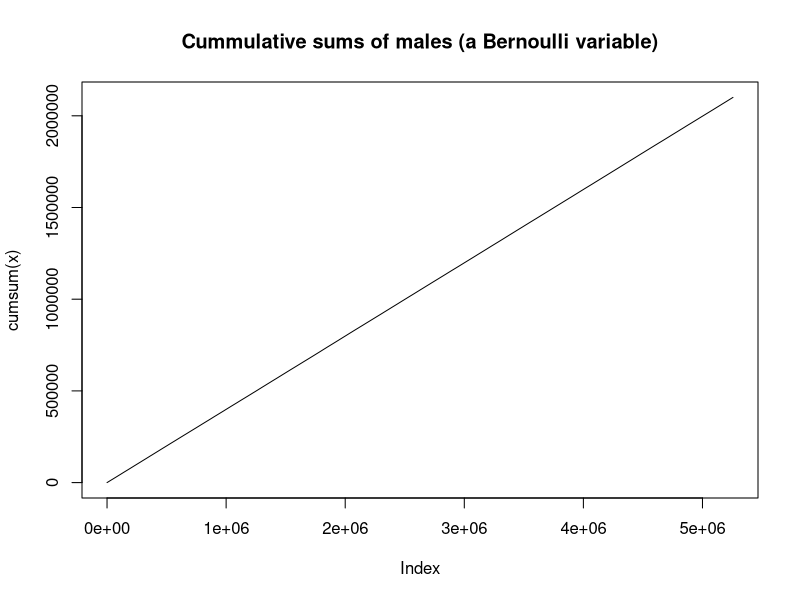
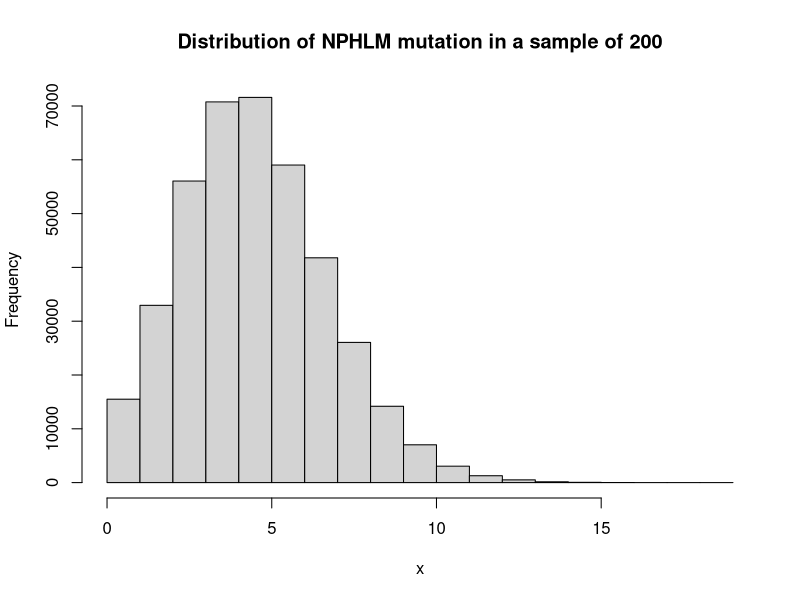

Write the R code that produced these figures, in order.
## ---- chunk 1
n = (60*24*365*20)/2
x = sample(c(0,1), n, replace=T, prob=c(.6,.4))
## ---- chunk 2
plot(cumsum(x), type='l',
     main="Cummulative sums of males (a Bernoulli variable)")
## ---- chunk 3
N = 400000
n = 200
p = 1/40
x = rep(0,N)
## ---- chunk 4
for (i in 1:N){{
  x[i] = sum(runif(n)<p)
}}
hist(x, main = "Distribution of NPHLM mutation in a sample of 200")
